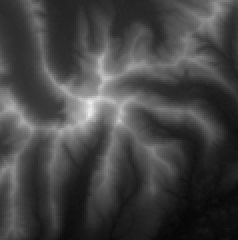
#> input picture data/mission_area.png, 119 x 120 px, found by its file name (shown 2 times larger)
$ python nearest_points_example.py
#> lines starting #> are read from the running program, lines starting #| are printed output that depends on the picture
### app/image/image_service.py
from PIL import Image
from enum import Enum
from typing import NamedTuple

import numpy as np

from config import (
    MIN_COLOR_VALUE,
    MISSION_AREA_IMAGE,
    TARGETS_POLLINATING_IMAGE,
    COLOR_DICT_HSV,
)


class Point(NamedTuple):
    x: int
    y: int

    def __repr__(self) -> str:
        return f'({self.x}, {self.y})'


class TargetType(str, Enum):
    SCANNING = 'scanning'
    POLLINATION = 'pollination'


class ImageService:
    def __init__(self, mission_targets: str = TARGETS_POLLINATING_IMAGE, target_type: TargetType | None = None) -> None:
        self.mission_area = self.read_image(MISSION_AREA_IMAGE)
        self.mission_targets_image = mission_targets
        self.mission_targets = self.read_image(mission_targets)
        self.target_type: TargetType | None = target_type
        self.target_shell_list = []
        self.target_coords = self.__targets_coords()

    @staticmethod
    def read_image(filename: str) -> np.array:
        """
        filename: str - название файла
        return np.array - трёхмерный массив image[x][y] == color
        """
#> called with filename = './data/mission_area.png'
        im = Image.open(filename).convert("RGB")
        data = iter(im.getdata())
        rows, cows = im.size
#> rows = 119; cows = 120
        return np.array(tuple(np.array(tuple(next(data) for j in range(cows)), dtype="uint8") for i in range(rows)))
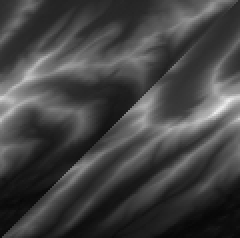
#> returned value: shape (119, 120, 3) (shown 2 times larger); mean of channels 0, 1, 2 67.4, 67.4, 67.4; drawn as R, G, B
#> call 2 of read_image, with filename = './data/targets_pollinating.png'
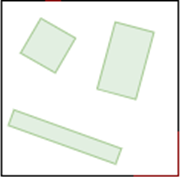
#> input picture data/targets_pollinating.png, 180 x 177 px, found by its file name
#> in read_image, im is the input picture: PIL image 180x177 RGB; mean R, G, B 238.7, 241.5, 237.2
#> in read_image (call 2), `return np.array(tuple(np.array(tuple(next(data) for j in range(cows)),..`:
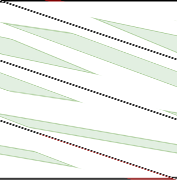
#> returned value: shape (180, 177, 3); mean of channels 0, 1, 2 238.7, 241.5, 237.2; drawn as R, G, B

    def __targets_coords(self) -> list[Point]:
        """
        Получаем координаты цели
        """
        target_coords = []
        first_subtask = {}
        image = self.read_image(self.mission_targets_image)
        for i, row in enumerate(image):
            target_shell = []
            j = 0
            while j < len(row) - 1:
                sublist = []
                while (row[j] != COLOR_DICT_HSV['white']).any() and (row[j] != COLOR_DICT_HSV['black']).any():
                    # Определение типа миссии по цвету
                    if not self.target_type:
                        if (row[j] == COLOR_DICT_HSV['green']).all():
                            self.target_type = TargetType.POLLINATION
                        elif (row[j] == COLOR_DICT_HSV['red']).all():
                            self.target_type = TargetType.SCANNING

                    sublist.append(j)

                    if j < len(row) - 1:
                        j += 1
                    else:
                        sublist.append(j)
                        break

                if sublist:
                    target_shell.append(sublist)
                j += 1

            for sublist_index, sublist in enumerate(target_shell):
                find_key = None
                if not self.target_shell_list:
                    self.target_shell_list.append({i: sublist})

                for item_index, item in enumerate(self.target_shell_list):
                    (key, value), = item.items()
                    if (sublist in value or sublist == value) and item_index == sublist_index:
                        find_key = key
                        break

                if find_key is not None:
                    self.target_shell_list.append({i: sublist})

                for x_value in (max(sublist), min(sublist)):
                    target_coords.append(Point(x=i, y=x_value))
#> after the loop, self.target_shell_list = 3 items; self.target_type = <TargetType.POLLINATION: 'pollination'>; target_coords = 858 pairs, first value 0 to 179, second value 0 to 176

        if not self.target_type:
            raise RuntimeError('He определён тип миссии')
        return target_coords

    # [8 lines left out: function get_color_value, not called in this run]

### app/nearest_points_example.py
from image.image_service import ImageService
from search import nearest_neighbor_kdtree


imageservice = ImageService()
#> in __init__, `self.target_coords = self.__targets_coords()`: self.target_coords has the same summary as target_coords in __targets_coords
#> (the run stopped early here; a loop or call above may not have finished)
